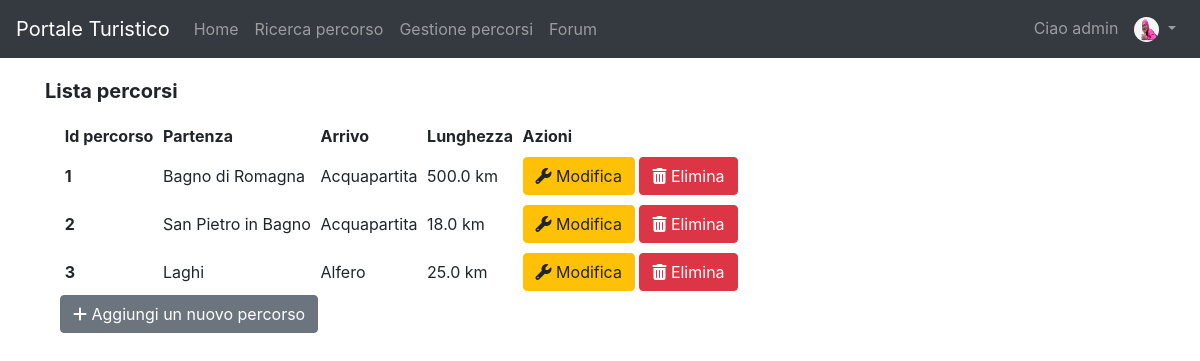
/path/show/ (signed in), run on an earlier commit of the app's database.
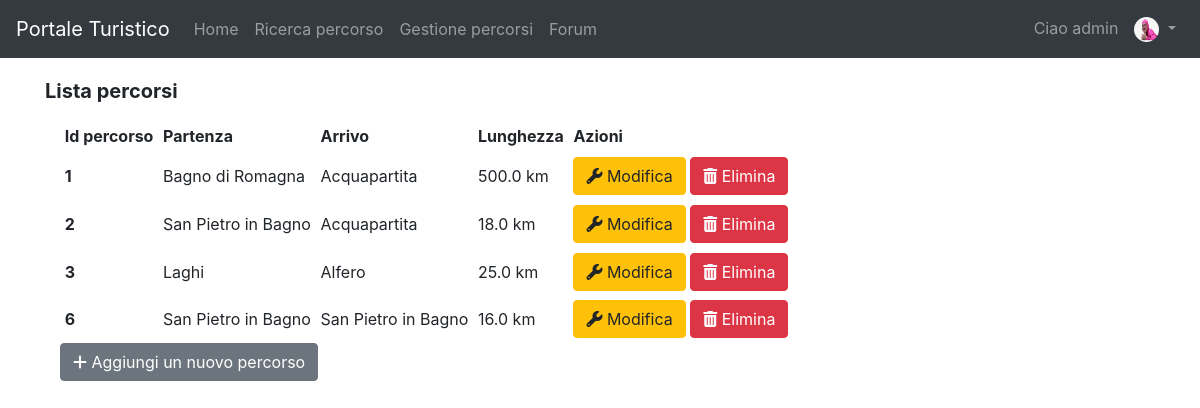
And on a later commit of the database.
### pathManagement/models.py (models this page shows, shortened)
class Path(models.Model):
    activityChoices = (
        ('relax', 'Relax'),
        ('didattica', 'Didattica'),
        ('esplorazione', 'Esplorazione'),
        ('escursionismo', 'Escursionismo'),
    )
    locationChoices = (
        ('bagnodiromagna', 'Bagno di Romagna'),
        ('sanpietroinbagno', 'San Pietro in Bagno'),
        ('acquapartita', 'Acquapartita'),
        ('laghi', 'Laghi'),
        ('alfero', 'Alfero'),
    )
    difficultyChoices = (
        ('facile', 'Facile'),
        ('medio', 'Medio'),
        ('difficile', 'Difficile'),
    )
    contextChoices = (
        ('collinare', 'Collinare'),
        ('urbano', 'Urbano'),
        ('fluviale', 'Fluviale'),
        ('boschivo', 'Boschivo'),
        ('laghi', 'Laghi'),
    )
    transportChoices = (
        ('automobile', 'Automobile'),
        ('bicidacittà', 'Bici da città'),
        ('piedi', 'Piedi'),
        ('mountainbike', 'Mountain bike'),
    )
    audienceChoices = (
        ('famiglia', 'Famiglia'),
        ('gruppi', 'Gruppi'),
        ('coppie', 'Coppie'),
        ('mobilitàridotta', 'Mobilità ridotta'),
        ('escursionisti', 'Escursionisti'),
        ('sportivi', 'Sportivi'),
    )
    id = models.PositiveIntegerField(primary_key=True)
    activity = models.CharField(max_length=30, choices=activityChoices)
    start = models.CharField(max_length=30, choices=locationChoices)
    end = models.CharField(max_length=30, choices=locationChoices)
    gradient = models.IntegerField()
    walkTime = models.PositiveIntegerField()
    bikeTime = models.PositiveIntegerField(blank=True, default=0)
    carriageablePath = models.FloatField(blank=True, default=0, validators=[MinValueValidator(0)])
    nonCarriageablePath = models.FloatField(blank=True, default=0, validators=[MinValueValidator(0)])
    totalKilometers = models.FloatField(editable=False, blank=True, default='0')
    difficulty = MultiSelectField(choices=difficultyChoices)
    difficultyImage = models.ImageField(blank=False, upload_to=user_directory_path)
    context = MultiSelectField(choices=contextChoices)
    contextImage = models.ImageField(blank=False, upload_to=user_directory_path)
    transport = MultiSelectField(choices=transportChoices)
    transportImage = models.ImageField(blank=False, upload_to=user_directory_path)
    audience = MultiSelectField(choices=audienceChoices)
    audienceImage = models.ImageField(blank=False, upload_to=user_directory_path)
    path = models.ImageField(blank=False, upload_to=user_directory_path)
    cover = models.ImageField(blank=False, upload_to=user_directory_path)
    class Meta:
        ordering = ['id']

### pathManagement/views.py (the view)
# urls.py: path('show/', ShowPath.as_view(), name='showPath'),
class ShowPath(ListView):
    model = Path
    template_name = 'showPath.html'

### pathManagement/templates/showPath.html (shortened to what this page needs)
{% extends 'base.html' %}
{% block slideshow %}
    <div class="container py-4">
        <div class="col-md-12">
            <div class="row pb-2">
                <h5><b>Lista percorsi</b></h5>
            </div>
            <table class="table-sm"
                   data-toggle="table"
                   data-pagination="true"
                   data-search="true">
                <thead class="thead-light">
                <tr>
                    <th scope="col" data-sortable="true" data-field="id">Id percorso</th>
                    <th scope="col" data-sortable="true" data-field="start">Partenza</th>
                    <th scope="col" data-sortable="true" data-field="end">Arrivo</th>
                    <th scope="col" data-sortable="true" data-field="path">Lunghezza</th>
                    <th scope="col">Azioni</th>
                </tr>
                </thead>
                <tbody>
                {% for object in object_list %}
                    <tr>
                        <th scope="row">{{ object.id }}</th>
                        <td>{{ object.get_start_display }}</td>
                        <td>{{ object.get_end_display }}</td>
                        <td>{{ object.totalKilometers }} km</td>
                        <td>
                            <a class="btn btn-warning" role="button" href="{% url 'editPath' object.pk %}"><i
                                    class="fa fa-wrench"
                                    aria-hidden="true"></i>
                                Modifica
                            </a>
                            <a class="btn btn-danger" role="button" href="{% url 'removePath' object.pk %}">
                                <i class="fa fa-trash" aria-hidden="true"></i> Elimina
                            </a>
                        </td>
                    </tr>
                {% empty %}
                    <div class="alert alert-info" role="alert" style="text-align: center">
                        Nessun percorso ancora inserito, utilizza il pulsante
                        "Aggiungi un nuovo percorso"
                    </div>
                {% endfor %}
                </tbody>
            </table>
            <div class="float-left">
                <a class="btn btn-secondary" role="button" href="{% url 'insertPath' %}">
                    <i class="fa fa-plus" aria-hidden="true"></i>
                    Aggiungi un nuovo percorso
                </a>
            </div>
        </div>
    </div>
{% endblock %}

What changed in the data, as far as the page shows it:
added Path: id "6", start "San Pietro in Bagno", end "San Pietro in Bagno", totalKilometers "16.0"
